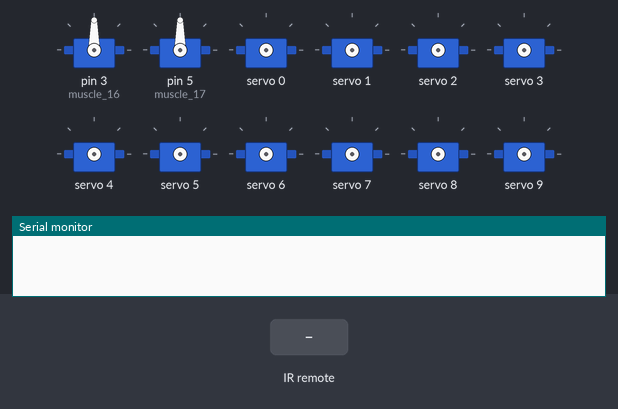
Bench run of a sketch on a simulated Arduino Uno, built with avr-gcc and run on an emulated ATmega328P. Shown: 12 × servo, the last lines printed to the serial monitor. Inputs (shaded band) come from the test bench.

Above: at 1.2 s.
1.3 s: infrared code 0x1C received
2.8 s: infrared code 0x5A received
At 3.4 s:
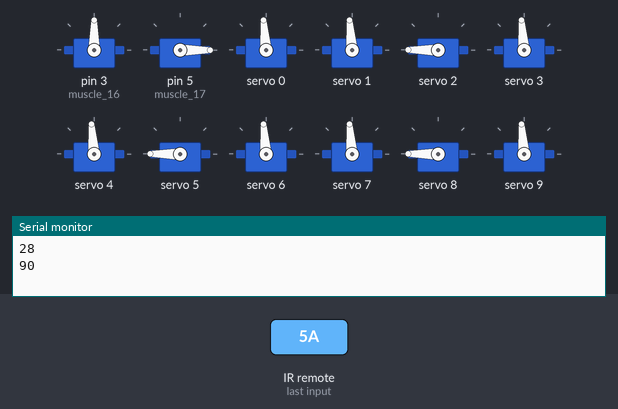
At 4.6 s:
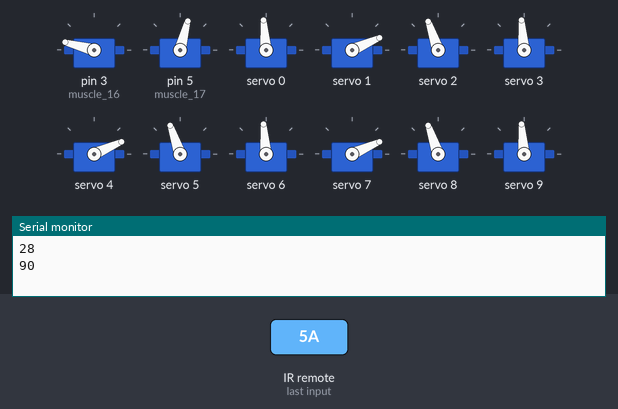
Timing chart, 0 to 6.1 s (numbered marks = the images above; inputs shaded):
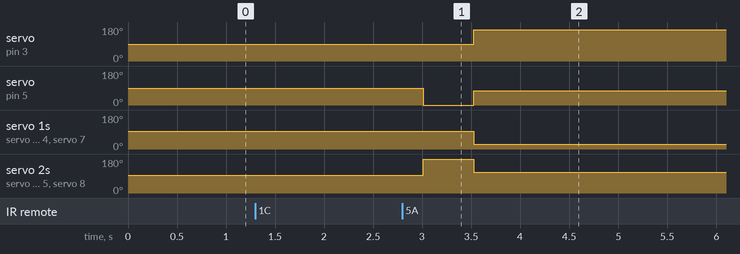

The sketch:

Hexapod.ino
```cpp
/*
PCA9685...........Uno/Nano
GND...............GND
OE................N/A
SCL...............A5
SDA...............A4
VCC...............5V
*/


/* Include the HCPCA9685 library */
#include <Servo.h>
#include <IRremote.h>
#include "HCPCA9685.h"

// 3 feet on ground: https://www.youtube.com/watch?v=hDyqtbeffLg
// 4 feet on ground: https://www.youtube.com/watch?v=qDp4ZnVyZ3E

/* I2C slave address for the device/module. For the HCMODU0097 the default I2C address
   is 0x40 */
#define  I2CAdd 0x40

/* Create an instance of the library */
HCPCA9685 HCPCA9685(I2CAdd);

/* Hexapod_Muscle
  An abstract level for the control of 18 muscles.
  Call muscle_move to write angle on a specific muscle.*/
class Hexapod_Muscle {
private:
  Servo muscle_16;
  Servo muscle_17;
  int angle_map(int input) {
    // Assume input range 0-180
    return 30 + 2*input;
  }
public:
  void setup() {
    HCPCA9685.Init(SERVO_MODE);
    HCPCA9685.Sleep(false);
    muscle_16.attach(3);
    muscle_17.attach(5);
  }

  void muscle_move(int leg, int muscle_no, int angle) {
    // leg range 0-5
    // muscle_no range 0-2
    // angle range 0-180
    if (angle > 180 || angle < 0)
      return;

    if (leg < 5) {
      int muscle = leg * 3 + muscle_no;
      HCPCA9685.Servo(muscle, angle_map(angle));
    } else if (leg == 5) {
      if (muscle_no == 0)
        HCPCA9685.Servo(15, angle_map(angle));
      else if (muscle_no == 1)
        muscle_16.write(angle);
      else if (muscle_no == 2)
        muscle_17.write(angle);
    }
  }
};

/* Hexapod_Pose
  An abstract level to control hexapod to move to a pre-programed pose
  */
class Hexapod_Pose {
private:
  Hexapod_Muscle hex_muscle;
  const int move_angle = 15;
  const int lift_angle = 60;
public:
  void setup() {
    hex_muscle.setup();
  }

  void reset() {
    for (int leg = 0; leg < 6; leg++)
      leg_pose(leg, 0);
  }

  // Walk mode: Tripod Gait
  void walk_pose(int walk_code) {
    // walk_code range 0-3
    int walk_code_0 = (walk_code % 4) + 1;
    int walk_code_1 = ((walk_code + 2) % 4) + 1;
    leg_pose(0, walk_code_0);
    leg_pose(1, walk_code_1);
    leg_pose(2, walk_code_0);
    leg_pose(3, walk_code_1);
    leg_pose(4, walk_code_0);
    leg_pose(5, walk_code_1);
  }

  void jump_pose(int jump_code) {
    // walk_code range 0-1
    int jump = (jump_code % 2) + 5;
    for (int leg = 0; leg < 6; leg++)
        leg_pose(leg, jump);
  }

  void leg_pose(int leg, int pose_code) {
    // leg 0-2 left side
    // leg 3-5 right side
    int muscle_zero_side_angle;
    int muscle_zero_neutral = 90;
    int muscle_one_ground = 15;
    int muscle_two_ground = 105;
    int lift_side_angle;
    int netural_pull_one = 90;
    int netural_pull_two = 180;
    if (leg <= 2) {
      // left side
      muscle_zero_side_angle = move_angle;
      lift_side_angle = lift_angle;
    } else {
      // right side
      muscle_zero_side_angle = -move_angle;
      lift_side_angle = -lift_angle;
      muscle_one_ground = 180-muscle_one_ground;
      muscle_two_ground = 180-muscle_two_ground;
      netural_pull_one  = 180-netural_pull_one;
      netural_pull_two  = 180-netural_pull_two;
    }


    switch(pose_code) {
      case 0:
        // Reset pose
        hex_muscle.muscle_move(leg, 0, 90);
        hex_muscle.muscle_move(leg, 1, 90);
        hex_muscle.muscle_move(leg, 2, 90);
        break;
      case 1:
        // Forward, touch ground (treat left side as standard side)
        hex_muscle.muscle_move(leg, 0, muscle_zero_neutral - muscle_zero_side_angle);
        hex_muscle.muscle_move(leg, 1, muscle_one_ground);
        hex_muscle.muscle_move(leg, 2, muscle_two_ground);
        break;
      case 2:
        // Backward, touch ground
        hex_muscle.muscle_move(leg, 0, muscle_zero_neutral + muscle_zero_side_angle);
        hex_muscle.muscle_move(leg, 1, muscle_one_ground);
        hex_muscle.muscle_move(leg, 2, muscle_two_ground);
        break;
      case 3:
        // Backward, off ground
        hex_muscle.muscle_move(leg, 0, muscle_zero_neutral + muscle_zero_side_angle);
        hex_muscle.muscle_move(leg, 1, muscle_one_ground + lift_side_angle);
        hex_muscle.muscle_move(leg, 2, muscle_two_ground + lift_side_angle);
        break;
      case 4:
        // Forward, off ground
        hex_muscle.muscle_move(leg, 0, muscle_zero_neutral - muscle_zero_side_angle);
        hex_muscle.muscle_move(leg, 1, muscle_one_ground + lift_side_angle);
        hex_muscle.muscle_move(leg, 2, muscle_two_ground + lift_side_angle);
        break;
      case 5:
        // Neutral, pull
        hex_muscle.muscle_move(leg, 0, muscle_zero_neutral);
        hex_muscle.muscle_move(leg, 1, netural_pull_one);
        hex_muscle.muscle_move(leg, 2, netural_pull_two);
        break;
      case 6:
        // Netural, push
        hex_muscle.muscle_move(leg, 0, muscle_zero_neutral);
        hex_muscle.muscle_move(leg, 1, muscle_one_ground);
        hex_muscle.muscle_move(leg, 2, muscle_two_ground);
        break;
    }
    //Serial.println("Leg: " + to_string(leg) + ", Pose: " + to_string(pose_code));
  }
};


IRrecv irrecv(8);
Hexapod_Pose hex_pose;
int mode = 0;
int walk = 0;
int jump = 0;
int sign_pause = 0;

void setup()
{
  // Attach muscle 16 to port D3, 17 to port D5
  Serial.begin(9600);
  irrecv.enableIRIn(); // Enable
  hex_pose.setup();
}


void loop()
{
  if (irrecv.decode()) {
    irrecv.resume();
    Serial.println(irrecv.decodedIRData.command);
    if (sign_pause == 0 && irrecv.decodedIRData.command == 28) {
      //OK
      sign_pause = 1;
      mode = 0;
      walk = 0;
      jump = 0;
      hex_pose.reset();
    }
    else if (sign_pause == 0 && irrecv.decodedIRData.command == 90) {
      //Right
      sign_pause = 1;
      mode = 2;
    } else if (sign_pause == 0 && irrecv.decodedIRData.command == 8) {
      //Left
    } else if (sign_pause == 0 && irrecv.decodedIRData.command == 24) {
      //UP
      sign_pause = 1;
      mode = 1;
    } else if (sign_pause == 0 && irrecv.decodedIRData.command == 82) {
      //DOWN
    }
    delay(200);
    sign_pause = 0;
  }

  if (mode == 1) {
    // Walk loop
    hex_pose.walk_pose(walk);
    walk = (walk + 1) % 4;
    delay(200);
  } else if (mode == 2) {
    // Jump once
    hex_pose.jump_pose(jump);
    jump = jump + 1;
    delay(500);
    if (jump > 1) {
      jump = 0;
      mode = 0;
    }
  }
}
```

Measured:
- after the input at 2.8 s, servo on pin 3 (muscle_16): 90° → 165° after 0.72 s; servo on pin 5 (muscle_17): 90° → 0° after 0.21 s, → 75° 0.51 s later; servo 1, servo 4, servo 7: 95° → 24° after 0.72 s; servo 2, servo 5, servo 8: 95° → 180° after 0.21 s, → 109° 0.51 s later
